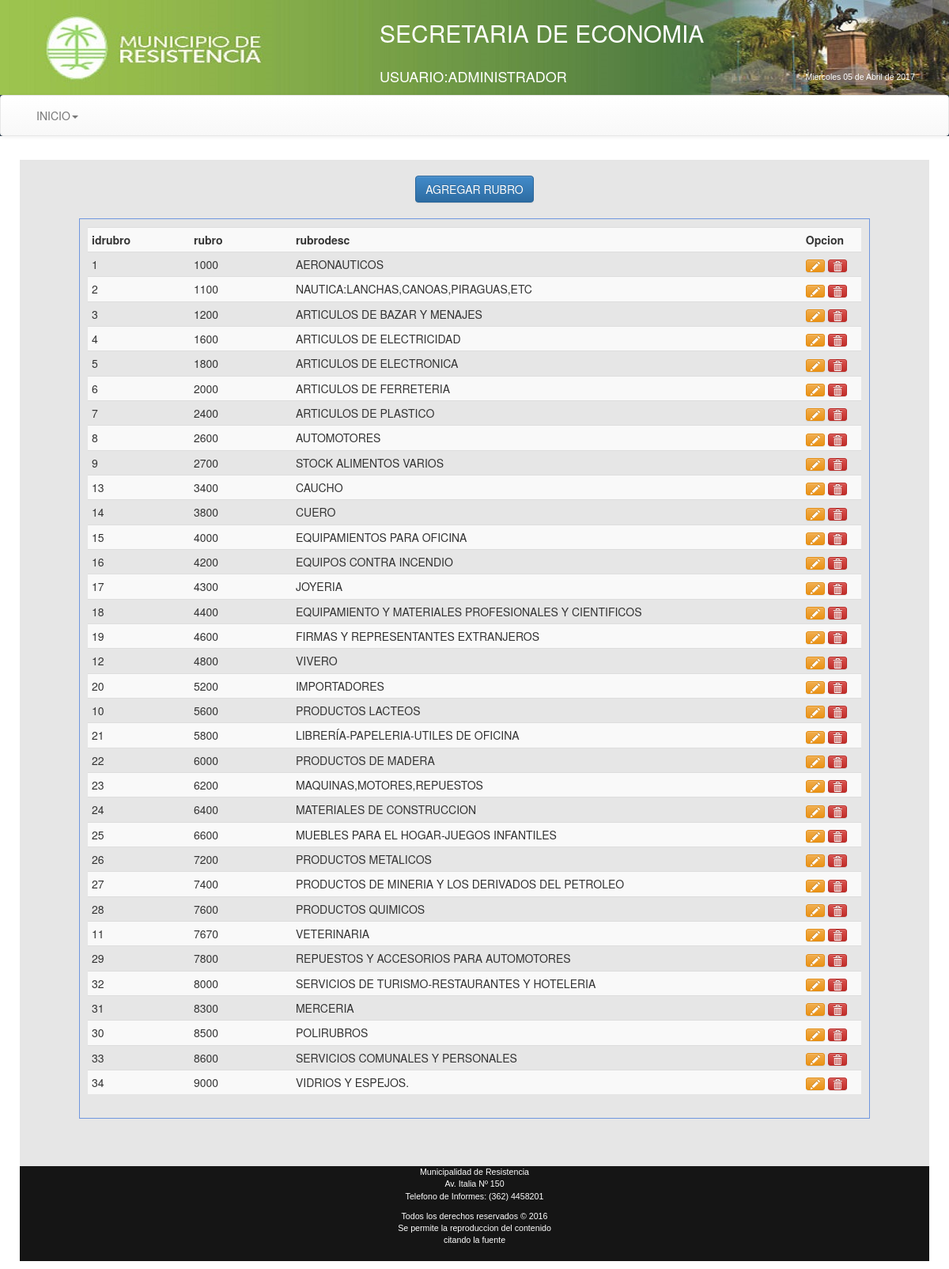
/Economia/views/frmConfigRubros.php (signed in), run on the app's committed database.
### tables this page shows
CREATE TABLE `rubros` (
  `idrubro` int(11) NOT NULL AUTO_INCREMENT,
  `rubro` int(11) NOT NULL,
  `rubrodesc` varchar(100) NOT NULL,
  PRIMARY KEY (`idrubro`)
);

### Economia/views/frmConfigRubros.php (the view, shortened to what this page needs)
<!DOCTYPE html PUBLIC "-//W3C//DTD XHTML 1.0 Transitional//EN" "http://www.w3.org/TR/xhtml1/DTD/xhtml1-transitional.dtd">
<html xmlns="http://www.w3.org/1999/xhtml">
<head>
<link rel="stylesheet" type="text/css" href="../css/estilo.css" media="screen">
<link rel="stylesheet" type="text/css" href="../bootstrap/css/bootstrap.css">
<link rel="stylesheet" type="text/css" href="../bootstrap/css/bootstrap.min.css">
<link rel="stylesheet" type="text/css" href="../bootstrap/css/bootstrap-theme.css">
<link rel="stylesheet" type="text/css" href="../bootstrap/css/bootstrap-theme.min.css">
</head>
<body class="body" style=" background-image: url(../images/bgcity.jpg);
  background-attachment: fixed;">
<header>
<table width="100%" height="120" border="0" background="../images/header2015.jpg">
<tr><td width="40%"></td>
<td><div align="left" style="color:#ffffff;" ><p><h2>SECRETARIA DE ECONOMIA</h2></p>
 </div></td>
</tr>
<tr><td width="40%"></td>
<td><div align="left" style="color:#ffffff;" ><p><h4>USUARIO:<?php echo $_SESSION["apynom"]?></h4></p>
 </div></td>
 <td><div align="left" style="color:#ffffff;" >
<p><h5>
</h5></p>
 </div></td>
</tr>
</table>
<nav class="navbar navbar-default">
<div class="container-fluid">
<div class="collapse navbar-collapse" id="navbar-1">
 <ul class="nav navbar-nav">
 <li class="dropdown">
   <a href="#" class="dropdown-toggle" data-toggle="dropdown" role="button">INICIO<span class="caret"></span></a>
 </li>
 </ul>
 </div>
 </div>
 </nav>
</header>
<div class="container"
style="background-color:#E6E6E6;border-radius: 10px 10px 10px 10px;
-moz-border-radius: 10px 10px 10px 10px;
-webkit-border-radius: 10px 10px 10px 10px;
border: 10px solid #ffffff;">
<body>
<section>
  <table border="0" align="center">
   <tr>
    <td width="100"><button id="nueva-factura" class="btn btn-primary">AGREGAR RUBRO</button></td>
   </tr>
  </table>
 </section>
    <div class="registros" id="agrega-registros">
        <table class="table table-striped table-condensed table-hover">
         <tr>
          <th width="100">idrubro</th>
          <th width="100">rubro</th>
          <th width="500">rubrodesc</th>
          <th width="20">Opcion</th>
         </tr>
          <?php
            $conexion=Conectarse();
            $queryu="SELECT * FROM rubros ORDER BY rubro asc";
            $registro = mysqli_query($conexion,$queryu);
            while($registro2 = mysqli_fetch_array($registro)){
              echo '<tr>
                    <td>'.$registro2['idrubro'].'</td>
                    <td>'.$registro2['rubro'].'</td>
                    <td>'.$registro2['rubrodesc'].'</td>
                    <td><a href="javascript:editarRub('.$registro2['idrubro'].');" class="btn btn-warning btn-xs"><i class="glyphicon glyphicon-pencil"></i></a>
                        <a href="javascript:eliminarRub('.$registro2['idrubro'].');" class="btn btn-danger btn-xs"><i class="glyphicon glyphicon-trash"></i></a>
                    </td>
                    </tr>';
            }
        ?>
       </table>
    </div>
    <br>
<br><br>
<small>
<div class="row" style="height:120px; background-color:#151515;color:#ffffff; font-family:Arial;font-size:8pt;">
<div class="col-md-12" align="center">
    <p>Municipalidad de Resistencia<br />
    Av. Italia Nº 150<br />
    Telefono de Informes: (362) 4458201</p>
    <p>Todos los derechos reservados &copy; 2016<br />
      Se permite la reproduccion del contenido<br />
      citando la fuente
    </p>
  </div>
</div>
</small>
</body>
</div>
</html>

### Economia/css/estilo.css (style rules this page uses)
body { background:#2c3e50; color:#fff; margin:0px; font-family:"Trebuchet MS", Arial, Helvetica, sans-serif; min-width:1000px; }
header { background:#2c3e50; color:#fff; }
section { margin-top:20px; }
.registros { margin:auto; width:1000px; margin-top:20px; border:1px solid #6F96DF; height:auto; padding:10px; }

### data on the page
rubros: idrubro "1", rubro "1000", rubrodesc "AERONAUTICOS"
rubros: idrubro "2", rubro "1100", rubrodesc "NAUTICA:LANCHAS,CANOAS,PIRAGUAS,ETC"
rubros: idrubro "3", rubro "1200", rubrodesc "ARTICULOS DE BAZAR Y MENAJES"
rubros: idrubro "4", rubro "1600", rubrodesc "ARTICULOS DE ELECTRICIDAD"
rubros: idrubro "5", rubro "1800", rubrodesc "ARTICULOS DE ELECTRONICA"
rubros: idrubro "6", rubro "2000", rubrodesc "ARTICULOS DE FERRETERIA"
rubros: idrubro "7", rubro "2400", rubrodesc "ARTICULOS DE PLASTICO"
rubros: idrubro "8", rubro "2600", rubrodesc "AUTOMOTORES"
rubros: idrubro "9", rubro "2700", rubrodesc "STOCK ALIMENTOS VARIOS"
rubros: idrubro "13", rubro "3400", rubrodesc "CAUCHO"
rubros: idrubro "14", rubro "3800", rubrodesc "CUERO"
rubros: idrubro "15", rubro "4000", rubrodesc "EQUIPAMIENTOS PARA OFICINA"
rubros: idrubro "16", rubro "4200", rubrodesc "EQUIPOS CONTRA INCENDIO"
rubros: idrubro "17", rubro "4300", rubrodesc "JOYERIA"
rubros: idrubro "18", rubro "4400", rubrodesc "EQUIPAMIENTO Y MATERIALES PROFESIONALES Y CIENTIFICOS"
rubros: idrubro "19", rubro "4600", rubrodesc "FIRMAS Y REPRESENTANTES EXTRANJEROS"
rubros: idrubro "12", rubro "4800", rubrodesc "VIVERO"
rubros: idrubro "20", rubro "5200", rubrodesc "IMPORTADORES"
rubros: idrubro "10", rubro "5600", rubrodesc "PRODUCTOS LACTEOS"
rubros: idrubro "21", rubro "5800", rubrodesc "LIBRERÍA-PAPELERIA-UTILES DE OFICINA"
rubros: idrubro "22", rubro "6000", rubrodesc "PRODUCTOS DE MADERA"
rubros: idrubro "23", rubro "6200", rubrodesc "MAQUINAS,MOTORES,REPUESTOS"
rubros: idrubro "24", rubro "6400", rubrodesc "MATERIALES DE CONSTRUCCION"
rubros: idrubro "25", rubro "6600", rubrodesc "MUEBLES PARA EL HOGAR-JUEGOS INFANTILES"
rubros: idrubro "26", rubro "7200", rubrodesc "PRODUCTOS METALICOS"
rubros: idrubro "27", rubro "7400", rubrodesc "PRODUCTOS DE MINERIA Y LOS DERIVADOS DEL PETROLEO"
rubros: idrubro "28", rubro "7600", rubrodesc "PRODUCTOS QUIMICOS"
rubros: idrubro "11", rubro "7670", rubrodesc "VETERINARIA"
rubros: idrubro "29", rubro "7800", rubrodesc "REPUESTOS Y ACCESORIOS PARA AUTOMOTORES"
rubros: idrubro "32", rubro "8000", rubrodesc "SERVICIOS DE TURISMO-RESTAURANTES Y HOTELERIA"
rubros: idrubro "31", rubro "8300", rubrodesc "MERCERIA"
rubros: idrubro "30", rubro "8500", rubrodesc "POLIRUBROS"
rubros: idrubro "33", rubro "8600", rubrodesc "SERVICIOS COMUNALES Y PERSONALES"
rubros: idrubro "34", rubro "9000", rubrodesc "VIDRIOS Y ESPEJOS."

### other printed values
$_SESSION["apynom"] "ADMINISTRADOR"
